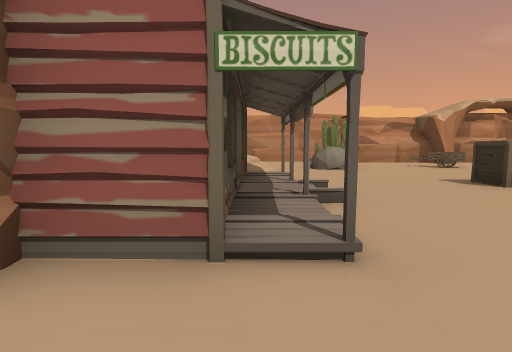
View 1 (above)

19 first-person views from a walk through a 3-D level made in the Unity game engine. The camera is 1.5 m above the floor, tilts 6° down and sees 80° across. The floor is counted in squares, 2 m on a side. Each view is taken from the middle of a square. On the plan, view 1 faces up. The plan holds only what a view shows up to about 10 squares ahead; the rest is blank. The place goes on beyond the plan. Door leaves are left out, so doorways stand open.

View 2
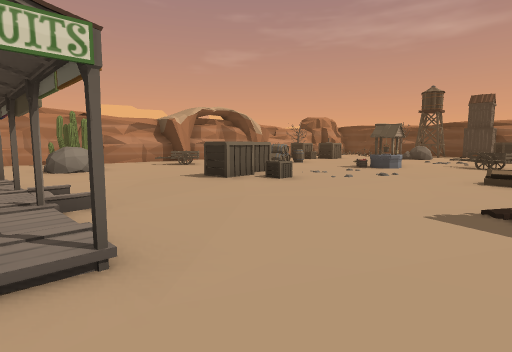

View 3
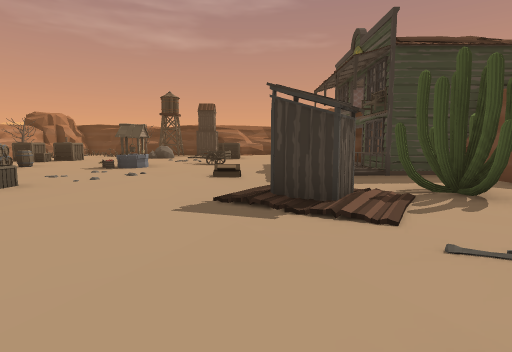

View 4
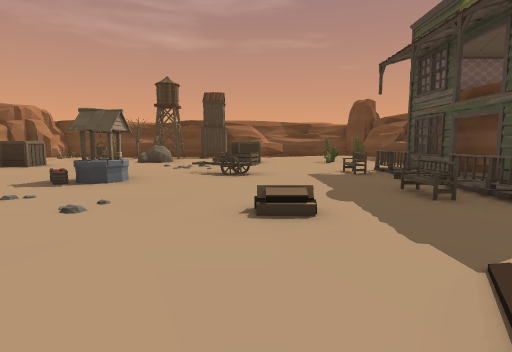

View 5
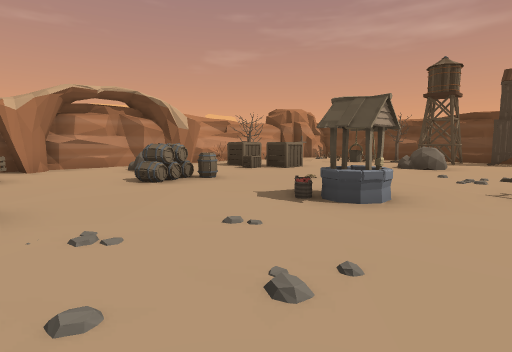

View 6
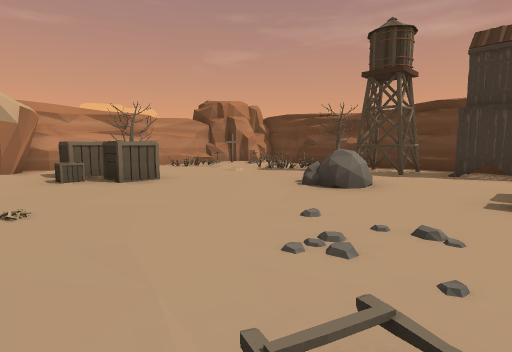

View 7
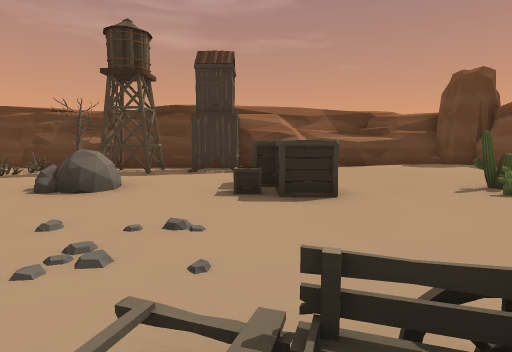

View 8
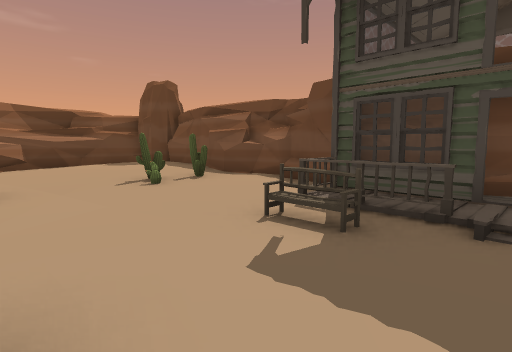

View 9
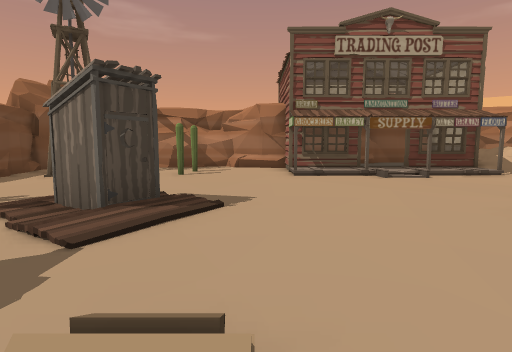

View 10
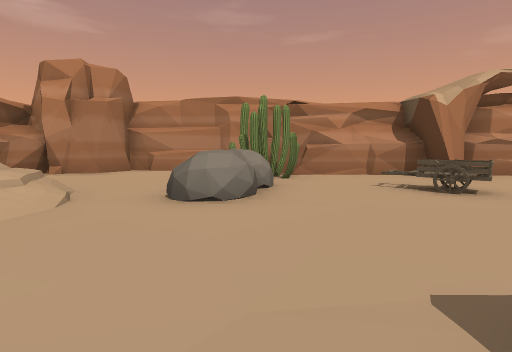

View 11
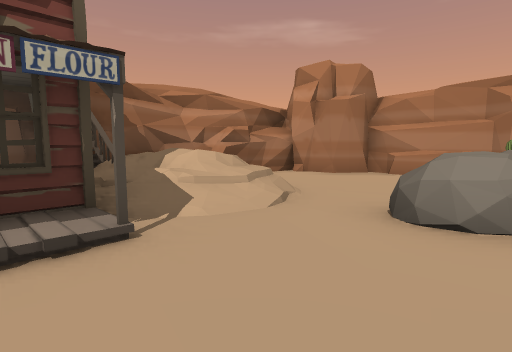

View 12
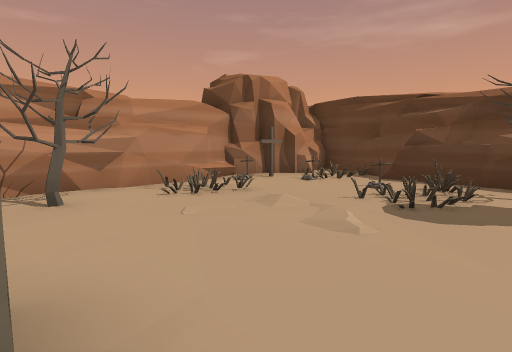

View 13
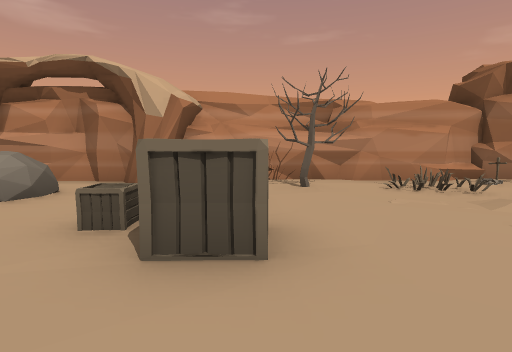

View 14
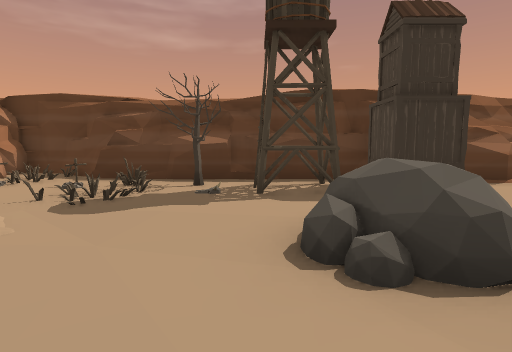

View 15
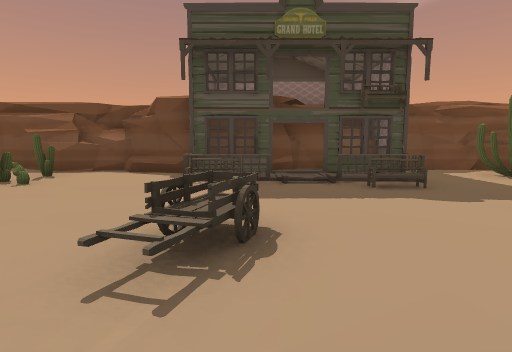

View 16
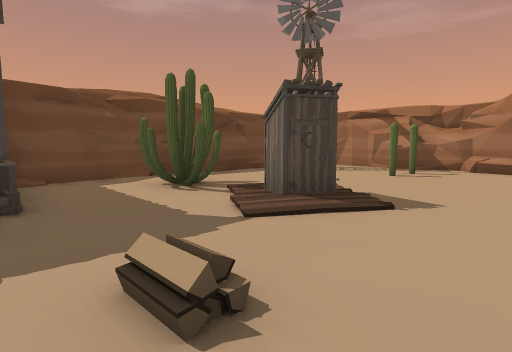

View 17
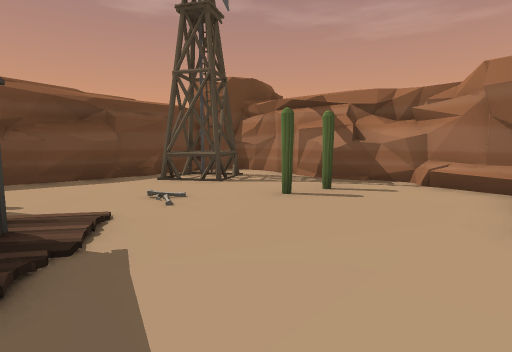

View 18
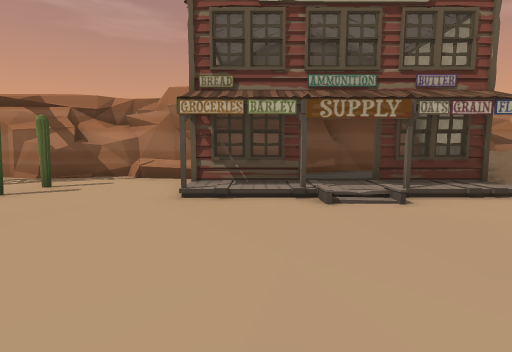

View 19
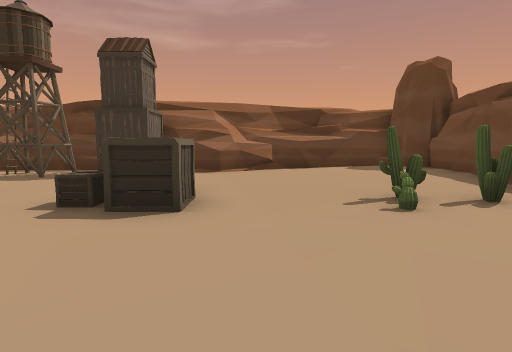

### Floor plan
Key: @ floor where view 1 was taken; # wall or solid block; . main floor; : floor 0.25 m higher than the main floor; / step, stairs or slope; D open door; = window, fence, low wall or low ledge; R rock; C cart; A crate; W well; B barrel; T cactus; E bench; F tree; G tower; M tombstone; I windmill; O other object.
Columns run from 3 left of view 1 to 22 right of it. Each row starts with its distance up from view 1.
 14  #######
 13 ##....T##################
 12 #.....TT..#....##...O.M##
 11 # ...RR......RR...F...OO#
 10 #  /.RR..C...R..A.../...#
  9 # //.R..........AA....MO#
  8 #///........BB...A....O.#
  7 ####................../F#
  6    #....AA....O.......GG#
  5    D#..AA..../.....R..GG#
  4    D#...A....W..........#
  3   ##..................GG#
  2  ###...........C...AA...#
  1  #........O...CC...A....#
  0  #.@...//...............#
 -1  #.T../OO...E.........:.##
 -2  #..././/..=#..E..TT.:::.#
 -3 ##.I...TT.##DDD:...T.:::/#
 -4 #..II...T.#####=##.#::::##
 -5 ##..#######  #   ########
 -6  ####

Where each view was taken, in squares from view 1:
view 1: 0 up, 0 right, facing up
view 2: 0 up, 0 right, facing up-right
view 3: 0 up, 0 right, facing right
view 4: 1 up, 4 right, facing right
view 5: 2 up, 6 right, facing up-right
view 6: 2 up, 11 right, facing up-right
view 7: 2 up, 11 right, facing right
view 8: 1 up, 10 right, facing down-right
view 9: 1 up, 8 right, facing left
view 10: 5 up, 3 right, facing up
view 11: 6 up, 3 right, facing up-left
view 12: 7 up, 14 right, facing up-right
view 13: 6 up, 14 right, facing up
view 14: 6 up, 14 right, facing right
view 15: 4 up, 11 right, facing down
view 16: 2 up, 8 right, facing down-left
view 17: 2 up, 4 right, facing down-left
view 18: 3 up, 5 right, facing left
view 19: 0 up, 12 right, facing right
